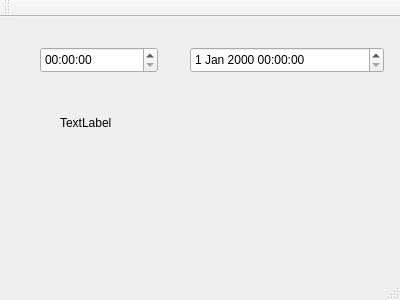
<?xml version="1.0" encoding="UTF-8"?>
<ui version="4.0">
 <class>timer</class>
 <widget class="QMainWindow" name="timer">
  <property name="geometry">
   <rect>
    <x>0</x>
    <y>0</y>
    <width>400</width>
    <height>300</height>
   </rect>
  </property>
  <property name="windowTitle">
   <string>timer</string>
  </property>
  <widget class="QWidget" name="centralWidget">
   <widget class="QDateTimeEdit" name="dateTimeEdit">
    <property name="geometry">
     <rect>
      <x>190</x>
      <y>30</y>
      <width>194</width>
      <height>26</height>
     </rect>
    </property>
   </widget>
   <widget class="QTimeEdit" name="timeEdit">
    <property name="geometry">
     <rect>
      <x>40</x>
      <y>30</y>
      <width>118</width>
      <height>26</height>
     </rect>
    </property>
   </widget>
   <widget class="QLabel" name="label">
    <property name="geometry">
     <rect>
      <x>60</x>
      <y>90</y>
      <width>291</width>
      <height>31</height>
     </rect>
    </property>
    <property name="text">
     <string>TextLabel</string>
    </property>
   </widget>
  </widget>
  <widget class="QMenuBar" name="menuBar">
   <property name="geometry">
    <rect>
     <x>0</x>
     <y>0</y>
     <width>400</width>
     <height>22</height>
    </rect>
   </property>
  </widget>
  <widget class="QToolBar" name="mainToolBar">
   <attribute name="toolBarArea">
    <enum>TopToolBarArea</enum>
   </attribute>
   <attribute name="toolBarBreak">
    <bool>false</bool>
   </attribute>
  </widget>
  <widget class="QStatusBar" name="statusBar"/>
 </widget>
 <layoutdefault spacing="6" margin="11"/>
 <resources/>
 <connections/>
</ui>
